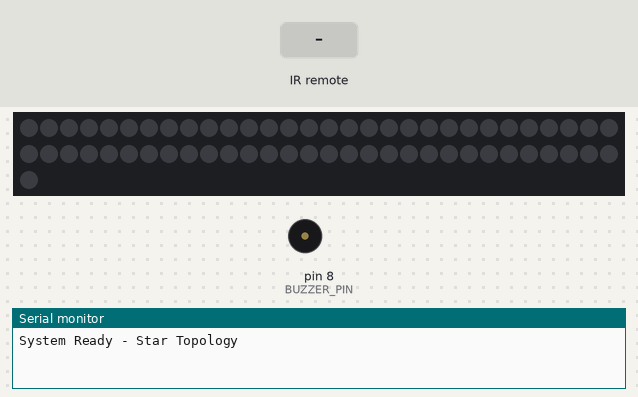
Recording of a sketch running on a simulated Arduino Uno, built with avr-gcc and run on an emulated ATmega328P. Parts: 61 RGB LEDs in strip order, left to right, continuing on the next row, buzzer (waves = sounding, pin HIGH), the last lines printed to the serial monitor. The inputs (shaded band) are chosen by the test bench. Dim RGB values are drawn brighter than linear.

Above: at 1.2 s.
1.3 s: infrared code 0x45 received
2.8 s: infrared code 0x46 received
At 6.18 s:
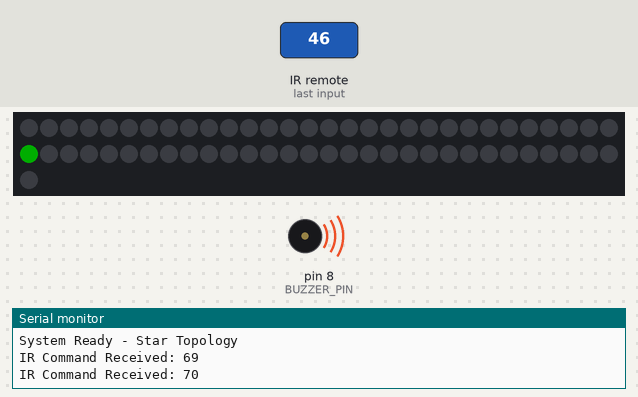
7.6 s: infrared code 0x19 received
At 8.8 s:
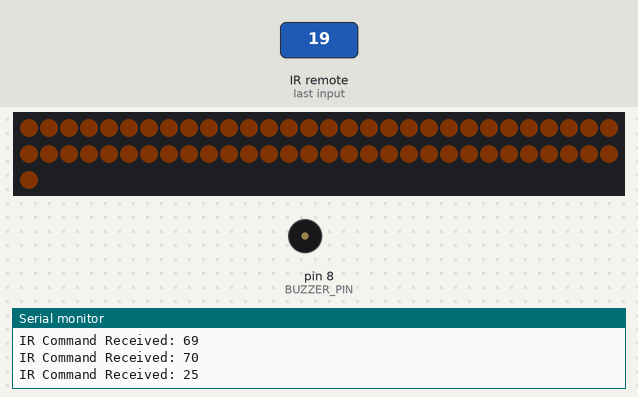
9.4 s: infrared code 0x47 received
10.9 s: infrared code 0x44 received
At 14.18 s:
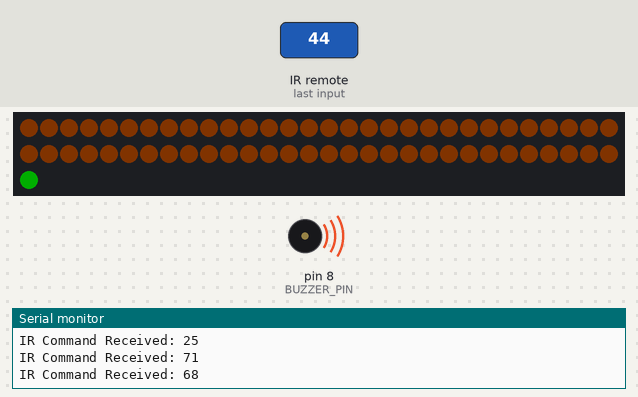
Timing chart, 0 to 15.9 s (numbered marks = the images above; inputs shaded):
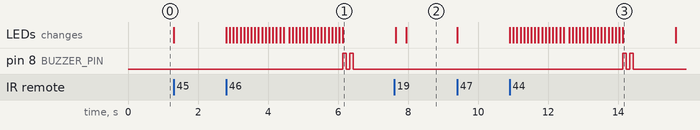

Measured:
- after the input at 2.8 s, pin 8 (BUZZER_PIN): alternates HIGH for 0.10 s and LOW for 0.10 s, 4 changes in all, then stays LOW, starting after 3.3 s; the LEDs: first change at once (image 1 shows a later state)
- after the input at 7.6 s, the LEDs: first differ from a run without the input after 0.35 s (image 2)
- after the input at 10.9 s, pin 8 (BUZZER_PIN): alternates HIGH for 0.10 s and LOW for 0.10 s, 4 changes in all, then stays LOW, starting after 3.2 s; the LEDs: first change at once (image 3 shows a later state)

The sketch:

star.ino
```cpp
#include <FastLED.h>
#include <IRremote.hpp>

// --- HARDWARE SETTINGS ---
#define LED_PIN     6
#define IR_PIN      2
#define BUZZER_PIN  8
#define NUM_LEDS    61

CRGB leds[NUM_LEDS];

// --- STAR TOPOLOGY MAPPING ---
// PC1 (1-16):   Outer=1,  Inner=16  -> indices 0  and 15
// PC2 (17-31):  Outer=31, Inner=17  -> indices 30 and 16
// PC3 (32-46):  Outer=32, Inner=46  -> indices 31 and 45
// PC4 (47-61):  Outer=61, Inner=47  -> indices 60 and 46
const int pcNodes[4]  = {0, 30, 31, 60};
const int hubNodes[4] = {15, 16, 45, 46};

// --- STATE VARIABLES ---
int sourcePC = 0;
int currentBrightness = 100;
bool backgroundOn = false;

// Colors updated to match the Ring Topology
CRGB bgColor = CRGB(15, 6, 0);     // Dim Amber/Copper Background
CRGB packetColor = CRGB::Blue;     // Classic Blue packet

void setup() {
  Serial.begin(9600);

  pinMode(BUZZER_PIN, OUTPUT);
  digitalWrite(BUZZER_PIN, LOW);

  FastLED.addLeds<WS2812B, LED_PIN, GRB>(leds, NUM_LEDS);
  FastLED.setBrightness(currentBrightness);
  updateBackground();

  IrReceiver.begin(IR_PIN, ENABLE_LED_FEEDBACK);

  Serial.println("System Ready - Star Topology");
}

void loop() {
  if (IrReceiver.decode()) {

    if (IrReceiver.decodedIRData.flags & IRDATA_FLAGS_IS_REPEAT) {
      IrReceiver.resume();
      return;
    }

    int command = IrReceiver.decodedIRData.command;
    Serial.print("IR Command Received: ");
    Serial.println(command);

    int action = getActionFromIR(command);

    // Handle PC Selection (1-4)
    if (action >= 1 && action <= 4) {
      if (sourcePC == 0) {
        sourcePC = action;
        leds[pcNodes[sourcePC - 1]] = CRGB::Yellow;
        FastLED.show();
      } else {
        int destPC = action;
        int currentSource = sourcePC;

        sourcePC = 0;

        if (currentSource != destPC) {
          simulateStar(currentSource, destPC);
        } else {
          Serial.println("Error: Source and Destination cannot be the same.");
          errorBeep();
          updateBackground();
        }
      }
      delay(300);
    }

    // Handle Brightness UP (5)
    else if (action == 5) {
      currentBrightness += 25;
      if (currentBrightness > 255) currentBrightness = 255;
      FastLED.setBrightness(currentBrightness);
      FastLED.show();
      delay(150);
    }

    // Handle Brightness DOWN (6)
    else if (action == 6) {
      currentBrightness -= 25;
      if (currentBrightness < 10) currentBrightness = 10;
      FastLED.setBrightness(currentBrightness);
      FastLED.show();
      delay(150);
    }

    // Handle Background Toggle (7)
    else if (action == 7) {
      backgroundOn = !backgroundOn;
      updateBackground();
      delay(300);
    }

    IrReceiver.resume();
  }
}

// --- STAR TOPOLOGY SIMULATION LOGIC ---
void simulateStar(int src, int dest) {
  updateBackground();

  int srcIdx = src - 1;
  int destIdx = dest - 1;

  // PHASE 1: Source PC -> Router
  animateSegment(pcNodes[srcIdx], hubNodes[srcIdx]);

  // ROUTER PROCESSING EFFECT: Flash the center hub pixels white
  for(int i = 0; i < 4; i++) {
    leds[hubNodes[i]] = CRGB::White;
  }
  FastLED.show();
  delay(150);

  // Restore center pixels to background before moving on
  for(int i = 0; i < 4; i++) {
    leds[hubNodes[i]] = backgroundOn ? bgColor : CRGB::Black;
  }
  FastLED.show();

  // PHASE 2: Router -> Destination PC
  animateSegment(hubNodes[destIdx], pcNodes[destIdx]);

  // Destination reached
  leds[pcNodes[destIdx]] = CRGB::Green;
  FastLED.show();
  successBeep();

  delay(1200);
  updateBackground();
}

// Moves the packet bi-directionally along any branch
void animateSegment(int startIdx, int endIdx) {
  int step = (startIdx < endIdx) ? 1 : -1;
  int currentIdx = startIdx;

  while (true) {
    leds[currentIdx] = packetColor;
    FastLED.show();

    delay(100);

    if (backgroundOn) {
      leds[currentIdx] = bgColor;
    } else {
      leds[currentIdx] = CRGB::Black;
    }

    if (currentIdx == endIdx) break;
    currentIdx += step;
  }
}

// --- HELPER FUNCTIONS ---
void updateBackground() {
  if (backgroundOn) {
    fill_solid(leds, NUM_LEDS, bgColor);
  } else {
    FastLED.clear();
  }

  if (sourcePC != 0) {
    leds[pcNodes[sourcePC - 1]] = CRGB::Yellow;
  }

  FastLED.show();
}

void successBeep() {
  digitalWrite(BUZZER_PIN, HIGH); delay(100);
  digitalWrite(BUZZER_PIN, LOW);  delay(100);
  digitalWrite(BUZZER_PIN, HIGH); delay(100);
  digitalWrite(BUZZER_PIN, LOW);
}

void errorBeep() {
  digitalWrite(BUZZER_PIN, HIGH); delay(500);
  digitalWrite(BUZZER_PIN, LOW);
}

// --- REMOTE CONTROL MAPPING ---
int getActionFromIR(int command) {
  switch(command) {
    case 69: return 1;
    case 70: return 2;
    case 71: return 3;
    case 68: return 4;
    case 24: return 5;
    case 82: return 6;
    case 25: return 7;
    default: return -1;
  }
}
```
